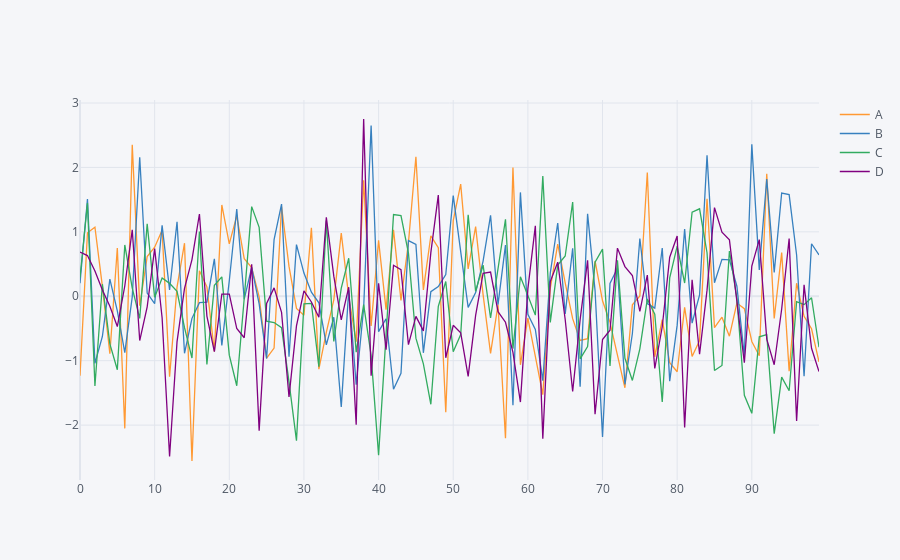

Source (notebook cell):
### Code cell
"""df.plot(
    x = None,
    y = ['C','B']
     
)"""

df.iplot()
